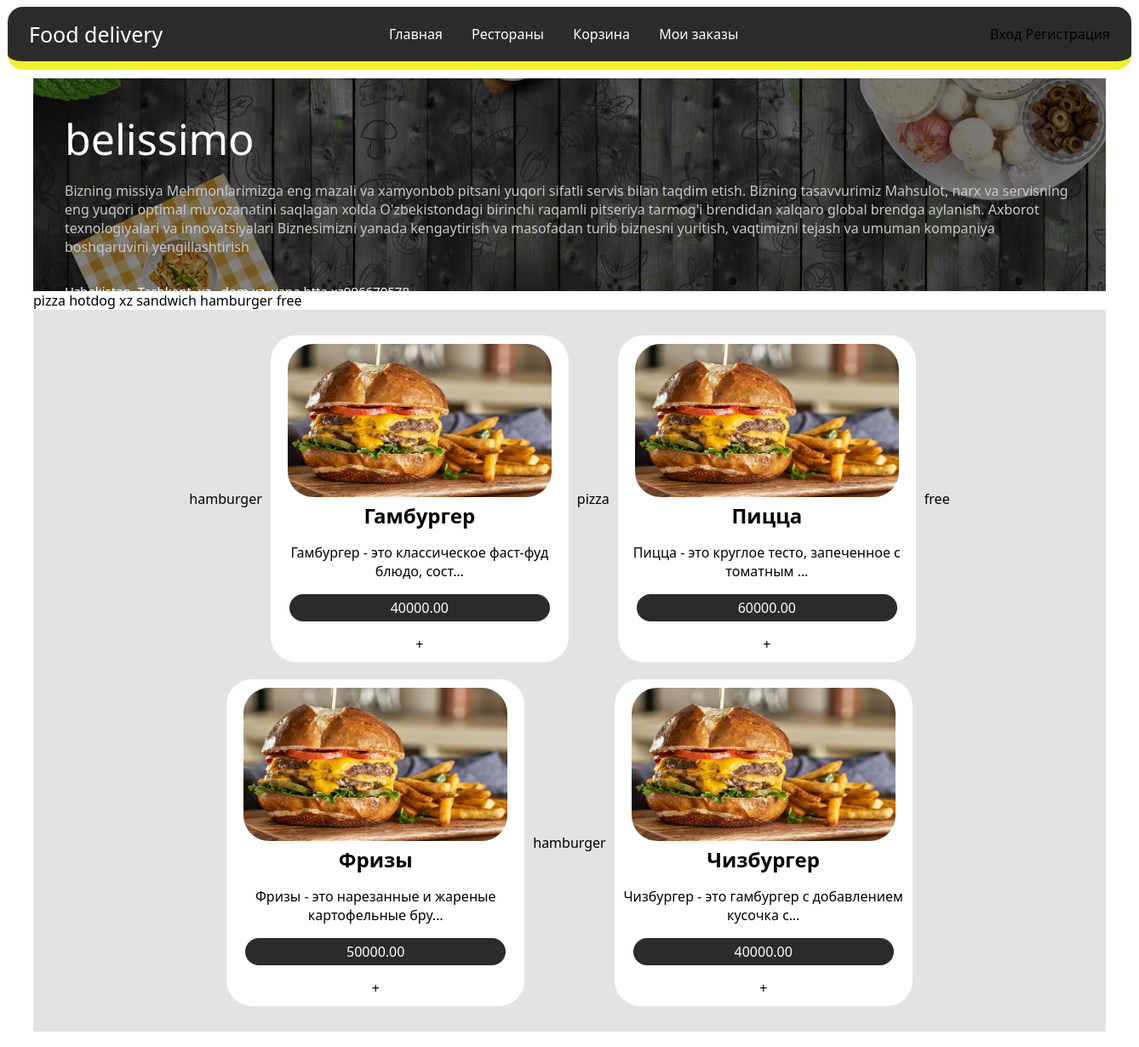
The app's page /restaurant/menu/2 with its own data.
### foods/models.py (models this page shows, shortened)
class MenuModel(models.Model):
    name = models.CharField(max_length=100)
    description = models.TextField(max_length=500)
    price = models.DecimalField(max_digits=10, decimal_places=2)
    restaurant = models.ForeignKey('RestaurantsModel', on_delete=models.CASCADE, blank=True)
    categories = models.ManyToManyField('FoodCategoryModel', related_name="food_category")
    image = models.ImageField(upload_to='images', null=True, blank=True, default='images/default.webp')

class RestaurantsModel(models.Model):
    name = models.CharField(max_length=250)
    description = models.TextField(max_length=500)
    phone = models.CharField(max_length=200)
    adress = models.CharField(max_length=250)
    image = models.ImageField(upload_to='images', null=True, blank=True, default='images/default.webp')
    def __str__(self) -> str:
        return f'{self.name}'

class FoodCategoryModel(models.Model):
    name = models.CharField(max_length=100)

### foods/views.py (the view)
# urls.py: path('restaurant/menu/<str:restaurant_pk>', views.menu, name="menu_page"),
def menu(request, restaurant_pk=None):
    category = FoodCategoryModel.objects.all()
    menu = MenuModel.objects.filter(restaurant=restaurant_pk)
    context = {'menu':menu, 'category':category}
    return render(request, "foods/menu.html", context)

### foods/templates/foods/menu.html (shortened to what this page needs)
{% extends 'foods/base.html' %}
{% block content %}
<div class="restourants-banner">
    <span class="restourants-banner-logo">{{menu.first.restaurant}}</span>
    <p class="restourants-banner-description" >{{menu.first.restaurant.description}} </p>
    <div class="restourants-banner-text">
        <p>{{menu.first.restaurant.adress}}</p>
        <p>{{menu.first.restaurant.phone}}</p>
    </div>
</div>
{% for i in category %}
    {{i.name}}
    {% endfor %}
<br>
<div class="products">
    {% for i in menu %}
            {{i.categories.first.name}}
       <div class="product">
            <div>
                <img class="product-image" src="/media/{{i.image}}" alt="product-img">
            </div>
            <div>
                <h2>{{i.name}}</h2>
                <p>{{i.description|truncatechars:50}}</p>
                <p id="price">{{i.price}}</p>
                <a href="{% url 'add_to_basket' product_pk=i.pk %}"> + </a>
            </div>
        </div>
    {% endfor %}
</div>
{% endblock %}

### foods/static/foods/style.css (style rules this page uses)
* { box-sizing: border-box; font-family: 'Segoe UI', Tahoma, Geneva, Verdana, sans-serif; }
h2, h1 { margin: 0; padding: 0; }
.restaurants, .products { display: flex; flex-wrap: wrap; justify-content: center; align-items: center; margin-top: 0px; padding-top:20px; padding-bottom:20px; background-color: rgb(227, 227, 227); }
.restaurant, .product { width: 350px; margin: 10px; padding: 10px; text-align: center; background-color: #ffffff; border-radius: 30px ; }
.restourants-banner { background-image: linear-gradient(rgba(0, 0, 0, 0.5), rgba(0, 0, 0, 0.5)),url("banner.jpg"); background-repeat: no-repeat; background-position: center; background-size:cover; height: 250px; padding: 37px; }
.restourants-banner-text { display: flex; justify-content: left; align-items: center; }
.restourants-banner-text p { font-size: 15px; color: #ffffff; }
.restourants-banner-logo { font-size: 50px; color: #ffffff; }
.restourants-banner-description { color: #c7c7c7; }
.product-image { width: 310px; height: 180px; border-radius: 30px; }
#price { padding: 5px; background-color: rgb(43, 43, 43); color: white; border-radius: 20px; margin-right:12px ; margin-left: 12px; }
a { text-decoration: none; color: black; }

### records on screen
MenuModel: first.restaurant "belissimo", first.restaurant.description "Bizning missiya Mehmonlarimizga eng mazali va xamyonbob pitsani yuqori sifatli servis bilan taqdim etish. Bizning tasavvurimiz Mahsulot, narx va servisning eng yuqori optimal muvozanatini saqlagan xolda O'zbekistondagi birinchi raqamli pitseriya tarmog'i brendidan xalqaro global brendga aylanish. Axborot texnologiyalari va innovatsiyalari Biznesimizni yanada kengaytirish va masofadan turib biznesni yuritish, vaqtimizni tejash va umuman kompaniya boshqaruvini yengillashtirish", first.restaurant.adress "Uzbekistan, Tashkent, xz , dom xz, yana btta xz", first.restaurant.phone "996670578", categories.first.name "hamburger", image (placeholder picture), name "Гамбургер", description "Гамбургер - это классическое фаст-фуд блюдо, сост…", price "40000.00"
FoodCategoryModel: name "pizza"
FoodCategoryModel: name "hotdog"
FoodCategoryModel: name "xz"
FoodCategoryModel: name "sandwich"
FoodCategoryModel: name "hamburger"
FoodCategoryModel: name "free"
MenuModel: categories.first.name "pizza", image (placeholder picture), name "Пицца", description "Пицца - это круглое тесто, запеченное с томатным …", price "60000.00"
MenuModel: categories.first.name "free", image (placeholder picture), name "Фризы", description "Фризы - это нарезанные и жареные картофельные бру…", price "50000.00"
MenuModel: categories.first.name "hamburger", image (placeholder picture), name "Чизбургер", description "Чизбургер - это гамбургер с добавлением кусочка с…", price "40000.00"
